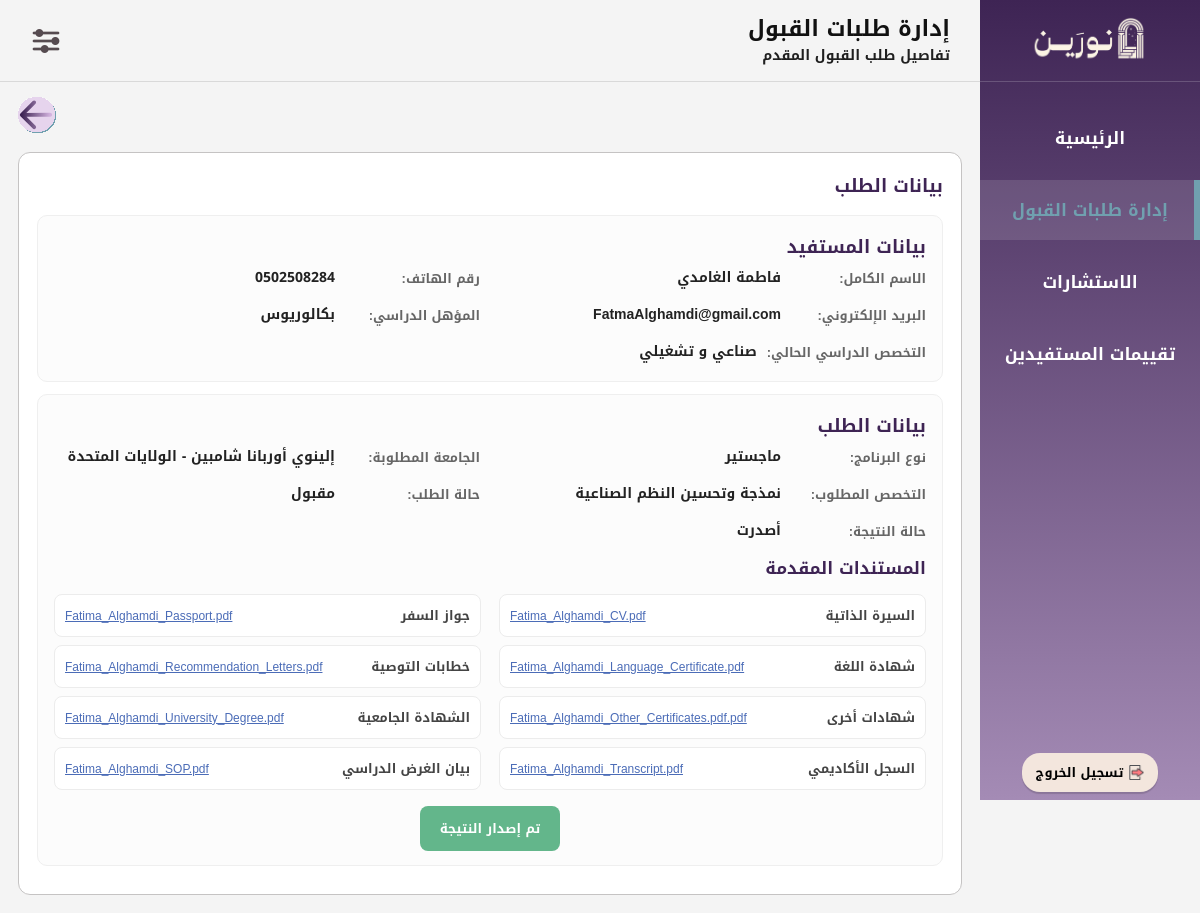
Page /Con05_AdmissiontDetails.php?request_id=1 (signed in) on the earlier database version.
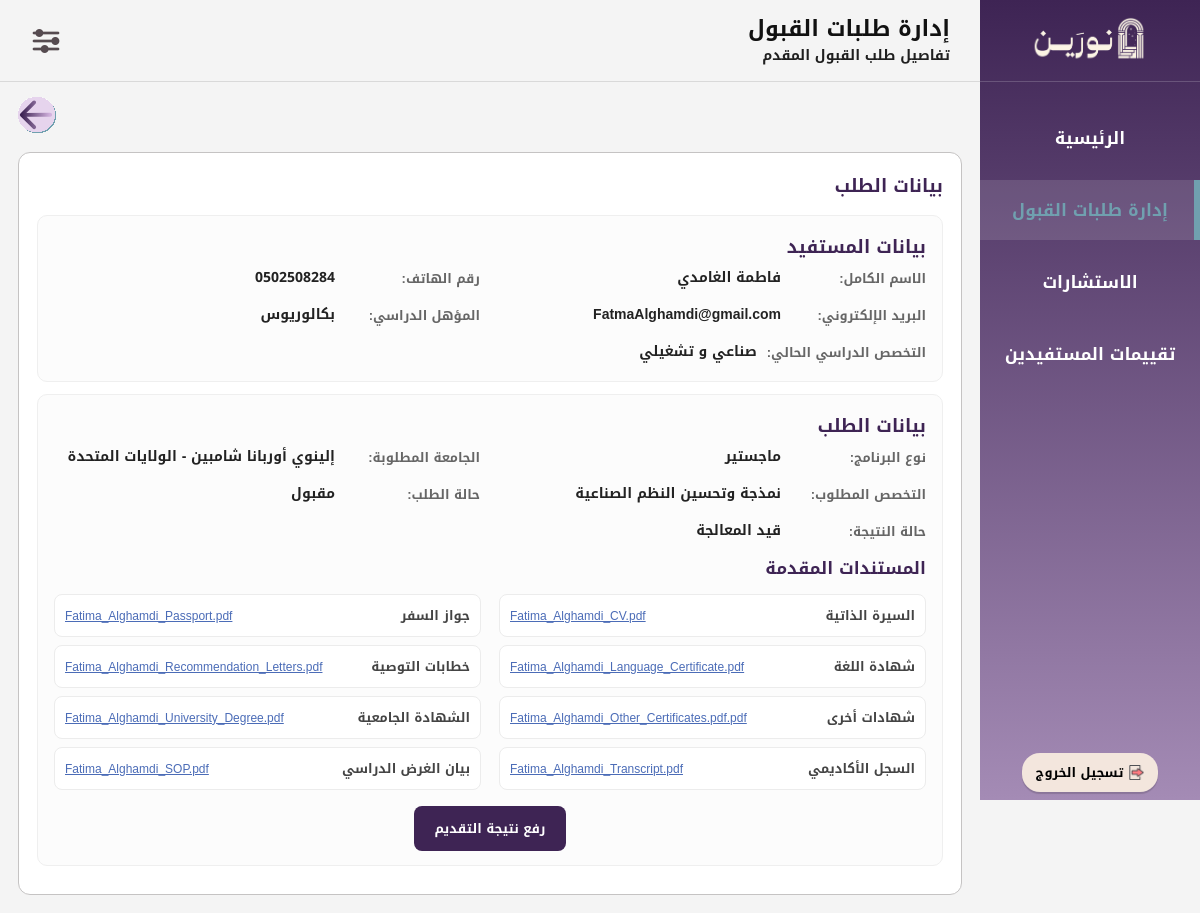
Same page on the later database version.
### tables this page shows
CREATE TABLE `admission_request` (
  `request_id` int(11) NOT NULL,
  `bnf_id` int(11) NOT NULL,
  `office_id` int(11) NOT NULL,
  `program_type` enum('bachelor','master','phd') NOT NULL,
  `major_name` varchar(100) NOT NULL,
  `univ_name` varchar(100) NOT NULL,
  `Submit_date` date NOT NULL,
  `result_notes` text DEFAULT NULL,
  `Result_status` enum('قيد المعالجة','أُصدرت','لم تُصدر') DEFAULT 'قيد المعالجة',
  `request_status` enum('في الانتظار','مقبول','مرفوض') NOT NULL DEFAULT 'في الانتظار',
  `payment_status` enum('غير مدفوع','مدفوع','بانتظار الدفع') NOT NULL DEFAULT 'غير مدفوع',
  `result` varchar(255) DEFAULT NULL
);

CREATE TABLE `beneficiary` (
  `bnf_id` int(11) NOT NULL,
  `email` varchar(100) NOT NULL,
  `f_name` varchar(50) NOT NULL,
  `l_name` varchar(50) NOT NULL,
  `phone_num` varchar(15) NOT NULL,
  `password` varchar(255) NOT NULL,
  `sch_field` enum('تقني و حوسبي','علوم طبيعية','صناعي و تشغيلي','إداري','قانوني','اجتماعي و إنساني','تصميمي','اقتصادي','إعلامي','بيئي','لوجيستي','صحي','لا يوجد') NOT NULL,
  `degree_level` enum('ثانوي','بكالوريوس','ماجستير','') NOT NULL,
  `account_status` enum('نشط','محظور') NOT NULL DEFAULT 'نشط'
);

### Con05_AdmissiontDetails.php (the view, shortened to what the changed rows need)
<?php
$con = mysqli_connect("localhost", "root", "", "noreen");
mysqli_set_charset($con, "utf8mb4");
$office_id = (int) $_SESSION['office_id'];
$request_id = isset($_GET['request_id']) ? (int) $_GET['request_id'] : 0;
$sql = "SELECT
            ar.request_id,
            ar.program_type,
            ar.major_name,
            ar.univ_name,
            ar.Submit_date,
            ar.request_status,
            ar.Result_status,
            b.f_name,
            b.l_name,
            b.email,
            b.phone_num,
            b.sch_field,
            b.degree_level
        FROM admission_request ar
        INNER JOIN beneficiary b ON ar.bnf_id = b.bnf_id
        WHERE ar.request_id = $request_id AND ar.office_id = $office_id";
$result = mysqli_query($con, $sql);
$request = mysqli_fetch_assoc($result);
$request_status = trim($request['request_status']);
$result_status = trim($request['Result_status']);
if ($result_status == "") {
    $result_status = "قيد المعالجة";
}
$isAccepted = ($request_status == "مقبول");
$resultIssued = ($result_status == "أصدرت");
$program_type = $request['program_type'];
$program_name = "";
if ($program_type == "bachelor") {
    $program_name = "بكالوريوس";
} elseif ($program_type == "master") {
    $program_name = "ماجستير";
} elseif ($program_type == "phd") {
    $program_name = "دكتوراه";
}
?>
<!DOCTYPE html>
<html lang="ar" dir="rtl">
<head>
<link rel="stylesheet" href="CSS01Layout.css?v=5">
</head>
<body>
<div class="layout">
    <div class="main-content">
        <div class="page-wrap">
            <div class="details-card">
                <div class="info-box">
                    <div class="info-grid">
                        <div class="info-row">
                            <div class="info-label">الاسم الكامل:</div>
                            <div class="info-value"><?php echo htmlspecialchars($request['f_name'] . " " . $request['l_name'], ENT_QUOTES, 'UTF-8'); ?></div>
                        </div>
                        <div class="info-row">
                            <div class="info-label">رقم الهاتف:</div>
                            <div class="info-value"><?php echo htmlspecialchars($request['phone_num'], ENT_QUOTES, 'UTF-8'); ?></div>
                        </div>
                        <div class="info-row">
                            <div class="info-label">البريد الإلكتروني:</div>
                            <div class="info-value"><?php echo htmlspecialchars($request['email'], ENT_QUOTES, 'UTF-8'); ?></div>
                        </div>
                        <div class="info-row">
                            <div class="info-label">المؤهل الدراسي:</div>
                            <div class="info-value"><?php echo htmlspecialchars($request['degree_level'], ENT_QUOTES, 'UTF-8'); ?></div>
                        </div>
                        <div class="info-row full-width">
                            <div class="info-label">التخصص الدراسي الحالي:</div>
                            <div class="info-value"><?php echo htmlspecialchars($request['sch_field'], ENT_QUOTES, 'UTF-8'); ?></div>
                        </div>
                    </div>
                </div>
                <div class="info-box">
                    <div class="info-grid">
                        <div class="info-row">
                            <div class="info-label">نوع البرنامج:</div>
                            <div class="info-value"><?php echo htmlspecialchars($program_name, ENT_QUOTES, 'UTF-8'); ?></div>
                        </div>
                        <div class="info-row">
                            <div class="info-label">الجامعة المطلوبة:</div>
                            <div class="info-value"><?php echo htmlspecialchars($request['univ_name'], ENT_QUOTES, 'UTF-8'); ?></div>
                        </div>
                        <div class="info-row">
                            <div class="info-label">التخصص المطلوب:</div>
                            <div class="info-value"><?php echo htmlspecialchars($request['major_name'], ENT_QUOTES, 'UTF-8'); ?></div>
                        </div>
                        <div class="info-row">
                            <div class="info-label">حالة الطلب:</div>
                            <div class="info-value"><?php echo htmlspecialchars($request_status, ENT_QUOTES, 'UTF-8'); ?></div>
                        </div>
                        <div class="info-row">
                            <div class="info-label">حالة النتيجة:</div>
                            <div class="info-value"><?php echo htmlspecialchars($result_status, ENT_QUOTES, 'UTF-8'); ?></div>
                        </div>
                    </div>
                    <div class="bottom-actions">
                        <?php if ($resultIssued) { ?>
                            <a href="#" class="upload-result-btn upload-finished">تم إصدار النتيجة</a>
                        <?php } elseif ($isAccepted) { ?>
                            <a href="Con06_UploadResult.php?request_id=<?php echo $request_id; ?>" class="upload-result-btn upload-enabled">رفع نتيجة التقديم</a>
                        <?php } else { ?>
                            <a href="#" class="upload-result-btn upload-disabled">رفع نتيجة التقديم</a>
                        <?php } ?>
                    </div>
                </div>
            </div>
        </div>
    </div>
</div>
</body>
</html>

Differences in the rows shown:
changed admission_request "ماجستير": Result_status "أصدرت" → "قيد المعالجة"
Other differences:
text no longer shown: "تم إصدار النتيجة"
text now shown: "رفع نتيجة التقديم"
